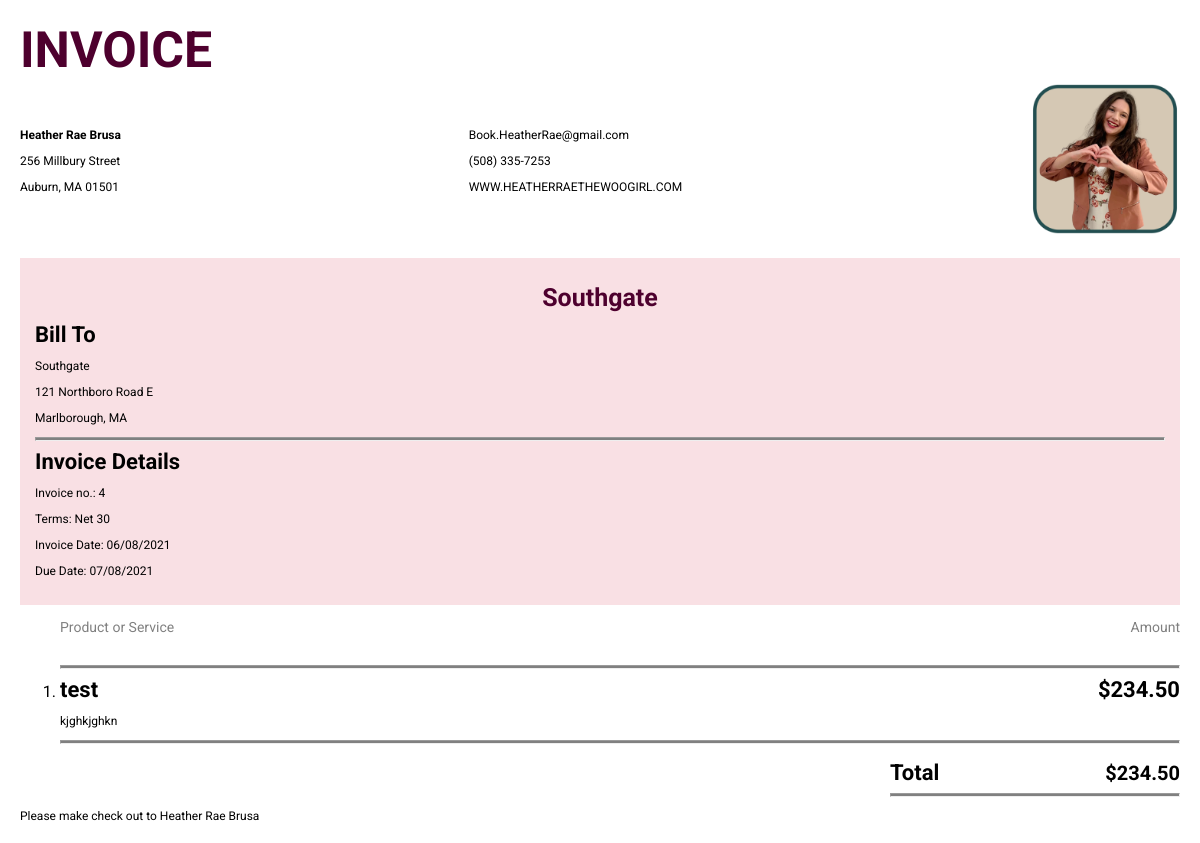
Before: /invoice/4 with the older database file.
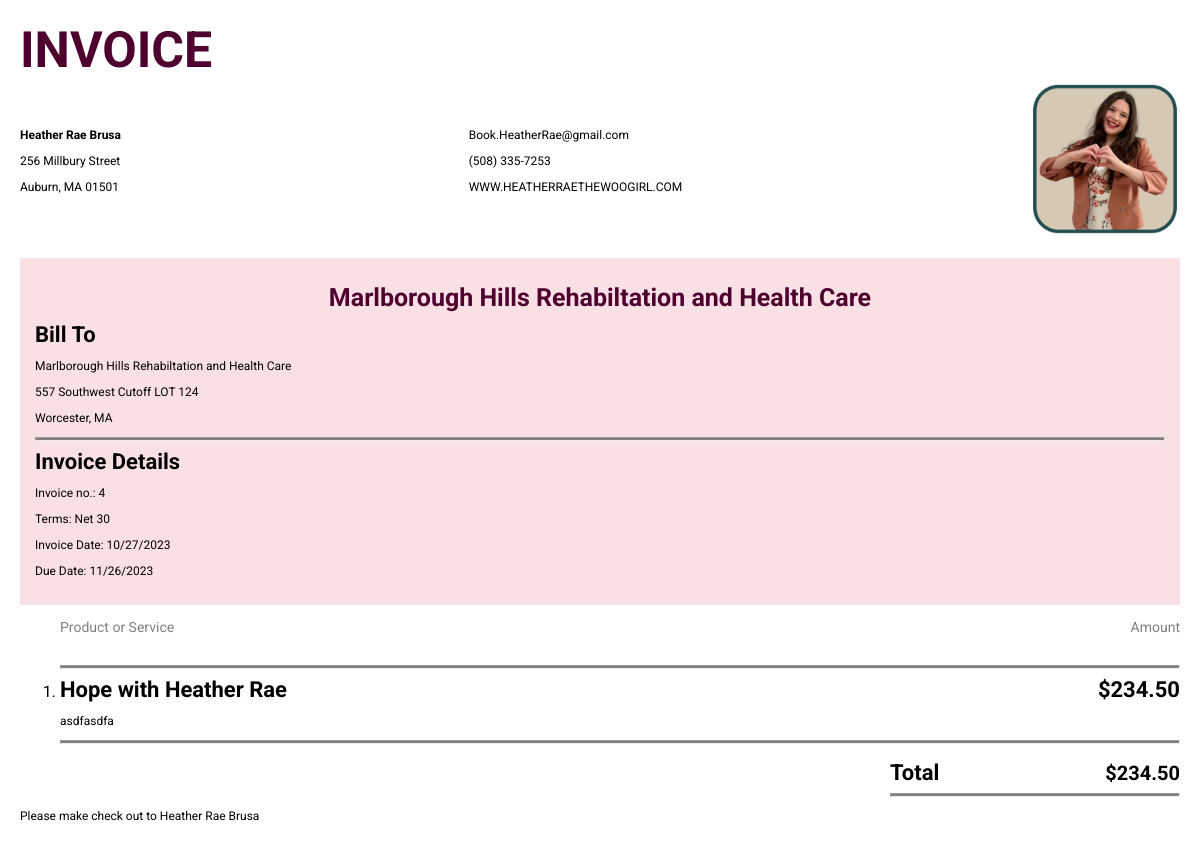
After: the same page with the newer database file.
### main.py (models this page shows)
class InvoiceTable(db.Model):
    __tablename__ = 'invoice_table'
    id = db.Column(db.Integer, primary_key=True)
    facility = db.Column(db.String(250))
    street = db.Column(db.String(250))
    town = db.Column(db.String(250))
    state = db.Column(db.String(250))
    zip_code = db.Column(db.String(250))
    date = db.Column(db.String(250))
    due_date = db.Column(db.String(250))
    price = db.Column(db.String(250))
    title = db.Column(db.String(250))
    description = db.Column(db.String(250))
    paid = db.Column(db.Boolean, default=False)
    paid_on = db.Column(db.String(250))
    data_base_id = db.Column(db.Integer, db.ForeignKey('database.id'))

### main.py (the view)
@app.route('/invoice/<int:invoice_id>', methods=['GET', 'POST'])
def invoice(invoice_id):
    invoice = InvoiceTable.query.filter_by(id=invoice_id).first()
    return render_template('invoice.html', invoice=invoice)

### templates/invoice.html (shortened to what this page needs)
<!DOCTYPE html>
<html lang="en">
<head>
    <link rel="stylesheet" href="{{ url_for('static', filename='../static/css/stylesheet.css') }}">
    <link rel="stylesheet" href="{{ url_for('static', filename='../static/css/invoice.css') }}">
</head>
<body>
    <h1>INVOICE</h1>
    <div class="headerContainer">
        <div>
            <p><b>Heather Rae Brusa</b></p>
            <p>256 Millbury Street</p>
            <p>Auburn, MA 01501</p>
        </div>
        <div>
            <p>Book.HeatherRae@gmail.com</p>
            <p>(508) 335-7253</p>
            <p>WWW.HEATHERRAETHEWOOGIRL.COM</p>
        </div>
        <div class="pictureContainer">
            <img src="{{ url_for('static', filename='../static/img/invoiceHeather.webp') }}" alt="picture of Heather Rae with her hands in the shape of a heart">
        </div>
    </div>
    <div class="coloredContainer">
        <div>
            <h2>{{ invoice.facility }}</h2>
            <h3>Bill To</h3>
            <p>{{ invoice.facility }}</p>
            <p>{{ invoice.street }}</p>
            <p>{{ invoice.town }}, {{ invoice.state }}</p>
        </div>
        <hr class="lineBreak">
        <div>
            <h3>Invoice Details</h3>
            <p>Invoice no.: {{ invoice.id }}</p>
            <p>Terms: Net 30</p>
            <p>Invoice Date: {{ invoice.date }}</p>
            <p>Due Date: {{ invoice.due_date }}</p>
        </div>
    </div>
    <div class="rowItems">
        <p class="productAmount productService">Product or Service</p>
        <p class="productAmount">Amount</p>
    </div>
    <ol>
        <li>
            <hr class="lineBreak">
            <div class="rowItems">
                <h3>{{ invoice.title }}</h3>
                <h3>${{ invoice.price }}</h3>
            </div>
            <p class="descriptionWidth">
                {{ invoice.description }}
            </p>
            <hr class="lineBreak">
        </li>
    </ol>
    <div class="totalContainer">
        <div class="rowItems">
            <h3>Total</h3>
            <h4>${{ invoice.price }}</h4>
        </div>
        <hr class="lineBreak">
    </div>
    <p>Please make check out to Heather Rae Brusa</p>
</body>
</html>

### static/css/stylesheet.css (style rules this page uses)
html, body { overflow-x: hidden; font-family: 'Roboto', sans-serif; }
body { background-color: #868B8E; font-family: 'Roboto', sans-serif; box-sizing: border-box; }
h1 { font-size: 80px; text-align: center; }
h2 { font-size: 40px; margin: 10px; }
h4 { opacity: 0; transition: opacity 0.5s ease; margin-top: 0px; margin-bottom: 0px; }
h2 { text-align: center; font-size: 35px; }
h3 { font-size: 30px; }
h4 { font-size: 30px; }
p { font-size: 30px; }
@media only screen and (max-width: 1200px) { h2 { font-size: 20px; } }
@media only screen and (max-width: 1200px) { h3 { font-size: 20px; } }
@media only screen and (max-width: 1200px) { h4 { font-size: 20px; } }
@media only screen and (max-width: 1200px) { p { font-size: 20px; } }

### static/css/invoice.css (style rules this page uses)
body { font-family: 'Roboto', sans-serif; margin-left: 20px; margin-right: 20px; background-color: white; }
h1 { color: rgb(78, 0, 46); font-size: 50px; margin-top: 10px; margin-bottom: 5px; text-align: left; }
p { font-size: 12px; }
h2 { color: rgb(78, 0, 46); font-size: 25px; }
h3 { font-size: 22px; margin: 0px; }
.rowItems h4 { opacity: 1; }
.headerContainer { display: flex; justify-content: space-between; align-items: center; z-index: 2; }
.pictureContainer img { width: 150px; z-index: 1; transform: scaleX(-1); }
.coloredContainer { background-color: rgb(249, 224, 228); padding: 15px; margin-top: 20px; }
.lineBreak { background-color: grey; height: 2px; }
.productAmount { color: grey; font-size: 14px; }
.productService { margin-left: 40px; }
.rowItems { display: flex; justify-content: space-between; align-items: center; }
.descriptionWidth { width: 35%; }
.totalContainer { width: 25%; margin-left: auto; }

Changed rows visible on the page:
changed InvoiceTable "MA": facility "Southgate" → "Marlborough Hills Rehabiltation and Health Care"; street "121 Northboro Road E" → "557 Southwest Cutoff LOT 124"; town "Marlborough" → "Worcester"; date "06/08/2021" → "10/27/2023"; due_date "07/08/2021" → "11/26/2023"; title "test" → "Hope with Heather Rae"; description "kjghkjghkn" → "asdfasdfa"
